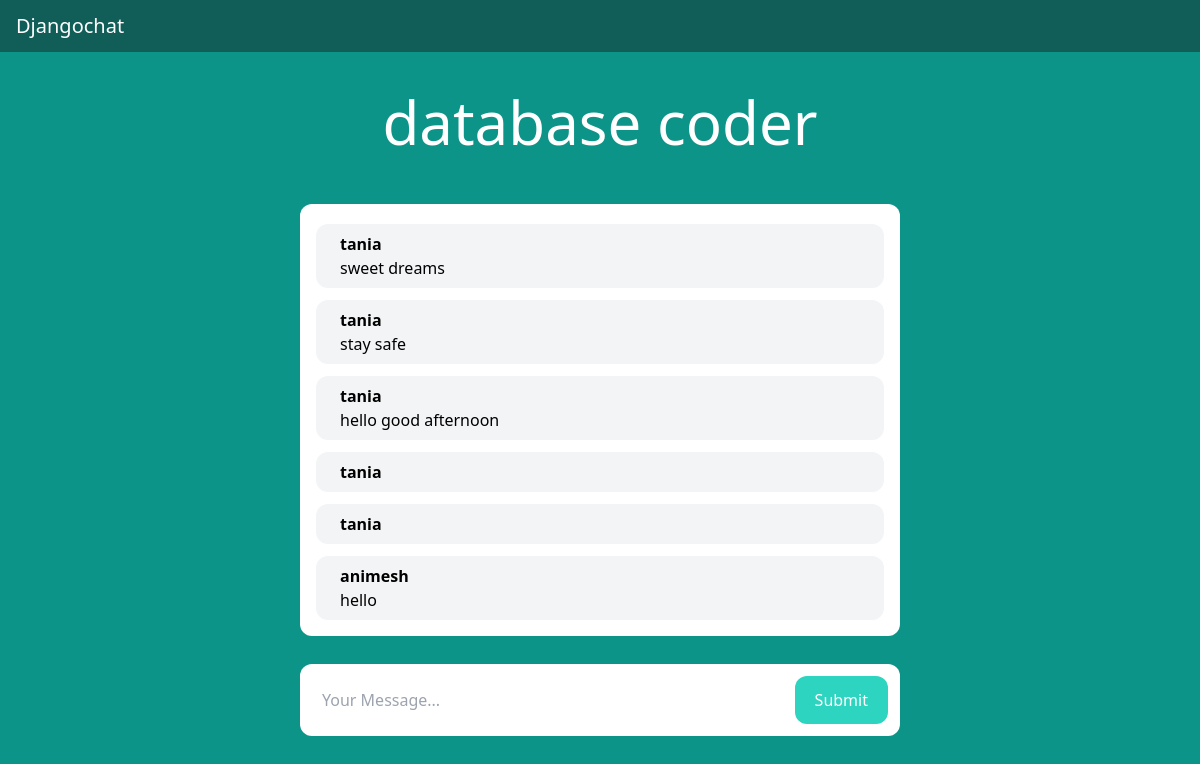
The app's page /chatting/room/database_coder/ (signed in) with its own data.
### chatting/models.py (models this page shows)
class Room(models.Model):
    name = models.CharField(max_length=255)
    slug = models.SlugField(unique=True)

class Message(models.Model):
    room = models.ForeignKey(Room, related_name='messages',on_delete=models.CASCADE)
    user = models.ForeignKey(User, related_name='messages',on_delete=models.CASCADE)
    content = models.TextField()
    date_added = models.DateTimeField(auto_now_add=True)
    class Meta:
        ordering = ('date_added',)

### chatting/views.py (the view)
# urls.py: path('room/<slug:slug>/', views.room, name='room'),
@login_required
def room(request, slug):
   room = Room.objects.get(slug=slug)
   messages = Message.objects.filter(room=room)[0:25]
   return render(request, 'room.html', {'room': room, 'messages': messages})

### templates/room.html (shortened to what this page needs)
{% extends 'core.html' %}
{% block content %}
<div class="p-10 lg:p-15 text-center">
    <h3 class="text-3xl lg:text-6xl text-white">{{ room.name }}</h3>
</div>
<div class="lg:w-2/4 mx-4 lg:mx-auto p-4 bg-white rounded-xl" style="margin-top:12px;">
    <div class="chat-message space-y-3" id="chat-message">
        {% for message in messages %}
            <div class="px-6 py-2 bg-gray-100 rounded-xl">
              <p class="font-semibold">{{ message.user.username }}</p>
              <p> {{ message.content }} </p>
            </div>
        {% endfor %}
    </div>
</div>
<div style="height:15%;margin-bottom:20px;"  class="lg:w-2/4 mt-7 mx-4 lg:mx-auto lg:my-22 p-3 bg-white rounded-xl">
    <form method="POST" action="." class="flex">
        <input type="text" name="content" class="flex-1 mr-3" placeholder="Your Message..." id="chat-message-input" style="padding-left:10px;">
        <button class="px-5 py-3 rounded-xl text-white bg-teal-400 hover:bg-teal-500" id="chat-message-submit">Submit</button>
    </form>
</div>
{% endblock %}

### templates/core.html (style rules this page uses)
.chat-message { height: 400px; overflow-y: auto; }
h3 { width: -10%; color:white; text-align: center; }

### records on screen
Room: name "database coder"
Message: user.username "tania", content "sweet dreams"
Message: user.username "tania", content "stay safe"
Message: user.username "tania", content "hello good afternoon"
Message: user.username "tania"
Message: user.username "tania"
Message: user.username "animesh", content "hello"
